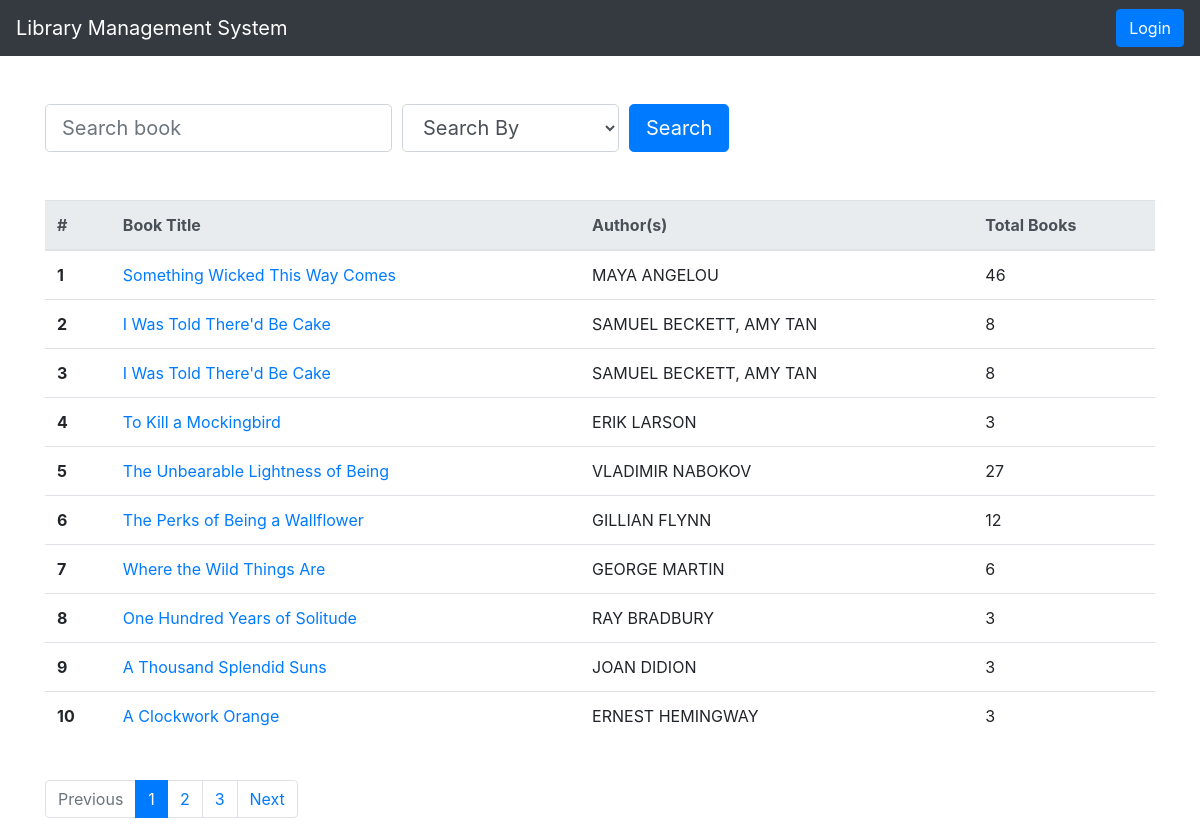
Before: /library/ with the older database file.
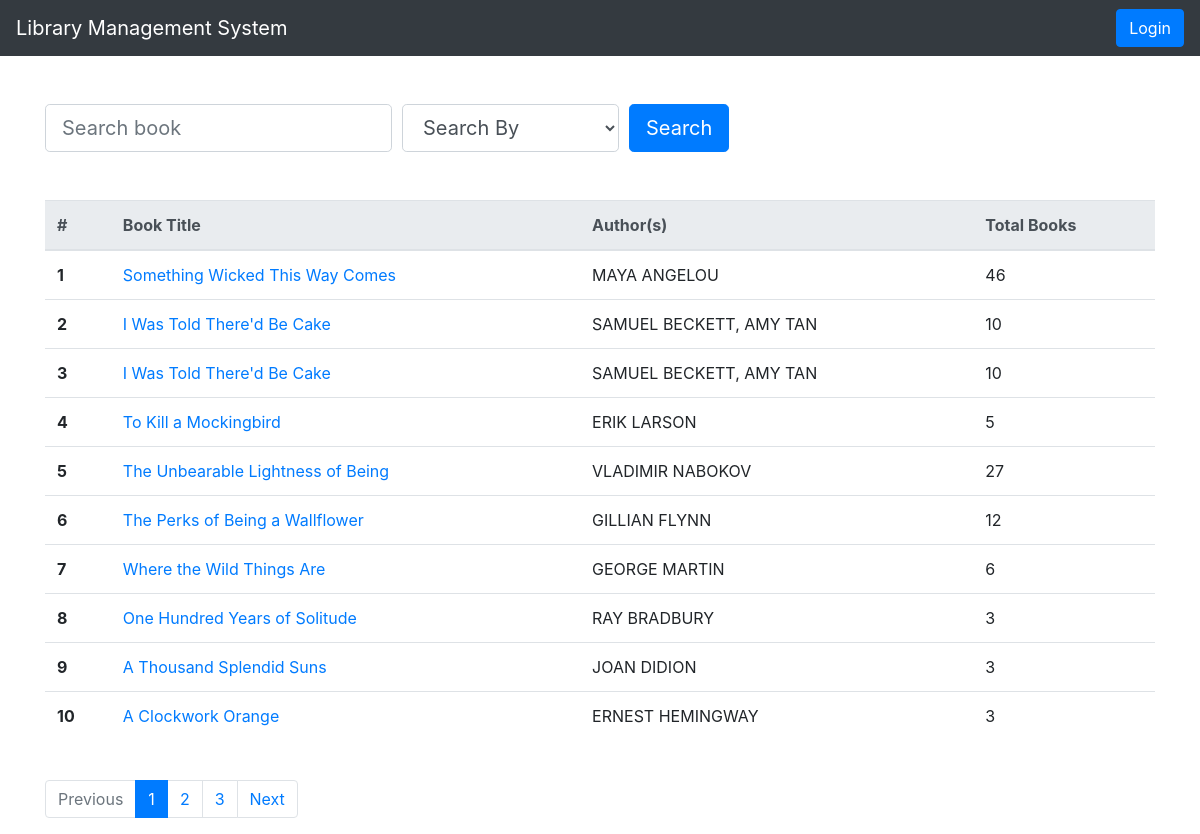
After: the same page with the newer database file.
### library/models.py (models this page shows, shortened)
class Book(models.Model):
    numeric = RegexValidator(r'^[0-9]*$', 'Only  numeric characters are allowed.')
    book_status = (('a', 'available'), ('l', 'lent'))
    title = models.CharField(max_length=250)
    isbn = models.CharField('ISBN', max_length=13, help_text='13 Character ISBN number', validators=[numeric])
    description = models.TextField(max_length=500)
    price = models.IntegerField()
    total_quantity = models.IntegerField()
    quantity = models.IntegerField(default=1)
    status = models.CharField(max_length=1, choices = book_status, blank = True, default = 'a')
    author = models.ManyToManyField(Author)
    category = models.ManyToManyField(Category)
    def get_absolute_url(self):
        return reverse('book_detail', args=[str(self.id)])
    def display_category(self):
        return ', '.join(category.name for category in self.category.all()[:3])
    display_category.short_description = "Category"
    def display_author(self):
        return ', '.join(author.firstname for author in self.author.all()[:3])
    display_author.short_description = "Author"

### library/views.py (the view)
# urls.py: path('', views.index, name='index'),
def index(request):
    context = []
    search_key = str(request.GET.get('search_key', "")).strip()
    filter_key = str(request.GET.get('filter_key', "")).strip()
    if filter_key == 'firstname':
        context = Book.objects.filter(author__firstname__contains = search_key)
    elif filter_key == 'lastname':
        context = Book.objects.filter(author__lastname__contains = search_key)
    elif filter_key == 'title':
        context = Book.objects.filter(title__contains = search_key)
    elif filter_key == 'isbn':
        context = Book.objects.filter(isbn = search_key)
    elif filter_key == 'status_a':
        context = Book.objects.filter(status = 'a', title__contains = search_key)
    elif filter_key == 'status_l':
        context = Book.objects.filter(status = 'l', title__contains = search_key)
    else:
        context = Book.objects.filter(Q(title__contains = search_key) | Q(author__firstname__contains = search_key) | Q(author__lastname__contains = search_key))
    paginator = Paginator(context, 10)
    page = request.GET.get('page')
    try:
        context = paginator.page(page)
    except PageNotAnInteger:
        context = paginator.page(1)
    except EmptyPage:
        context = paginator.page(paginator.num_pages)
    filter_list = [
        {'value': 'all', 'name': 'Search By'},
        {'value': 'firstname', 'name': 'Author Firstname'},
        {'value': 'lastname', 'name': 'Author Lastname'},
        {'value': 'title', 'name': 'Book Title'},
        {'value': 'isbn', 'name': 'ISBN'},
        {'value': 'status_a', 'name': 'Books Available'},
        {'value': 'status_l', 'name': 'Books Lent'}
    ]
    book_ids = []
    if request.user.is_authenticated:
        request_history = BookLendDetail.objects.filter(reader = request.user)
        for data in request_history:
            if data.status in ['p', 'l', 'r']:
                book_ids.append(data.book.id)
    return render(request, 'index.html', {'context' : context, 'filter_list': filter_list, 'book_ids': book_ids})

### library/models.py (called while the page is built)
    def __str__(self):
        return f'{self.firstname} {self.lastname}'

### library/templates/index.html (shortened to what this page needs)
{% extends "base.html" %}
{% load staticfiles %}
{% block content %}
  <form class="mt-4 mb-5" action="" method="GET">
    <div class="form-row align-items-center">
      <div class="col-auto">
        <div class="input-group">
          <input type="text" class="form-control form-control-lg" id="search_key" placeholder="Search book" value="{{ request.GET.search_key }}" name="search_key">
        </div>
      </div>
      <div class="col-auto">
       <select class="form-control form-control-lg" name="filter_key">
         {% for i in filter_list %}
            <option value="{{ i.value }}" {% if i.value == request.GET.filter_key %}selected{% endif %}>{{ i.name }}</option>
         {% endfor %}
       </select>
      </div>
      <div class="col-auto">
        <button type="submit" class="btn btn-primary btn-lg">Search</button>
      </div>
    </div>
  </form>
  {% if context %}
    <table class="table">
      <thead class="thead-light">
          <tr>
            <th scope="col">#</th>
            <th scope="col">Book Title</th>
            <th scope="col">Author(s)</th>
            <th scope="col">Total Books</th>
          </tr>
      </thead>
      <tbody>
        {% for book in context %}
        <tr>
          <th scope="col">{{ forloop.counter0|add:context.start_index }}</th>
          <td><a href="{{ book.get_absolute_url }}">{{ book.title }}</a></td>
          <td>{% for author in book.author.all %} {{ author }}{% if not forloop.last %}, {% endif %}{% endfor %}</td>
          <td>{{ book.total_quantity }}</td>
        </tr>
        {% endfor %}
      </tbody>
    </table>
  {% else %}
    <br><br>
    <p>No such record found!</p>
  {% endif %}
  <br>
  {% if context.has_other_pages %}
  <nav aria-label="Page navigation example">
    <ul class="pagination">
        {% if context.has_previous %}
            <li class="page-item"><a class="page-link" href="?page=
                    {{ context.previous_page_number }}{% if request.GET.filter_key %}&filter_key={{ request.GET.filter_key }}{% endif %}{% if request.GET.search_key %}&search_key={{ request.GET.search_key }}{% endif %}">Privious</a></li>
        {% else %}
            <li class="disabled page-item"><a class="page-link" href="#!">Previous</a></li>
        {% endif %}
        {% for num in context.paginator.page_range %}
            {% if context.number == num %}
                <li class="active page-item"><a class="page-link" href="#!">{{ num }}</a></li>
            {% else %}
                <li class="page-item"><a class="page-link"
                        href="?page={{ num }}{% if request.GET.filter_key %}&filter_key={{ request.GET.filter_key }}{% endif %}{% if request.GET.search_key %}&search_key={{ request.GET.search_key }}{% endif %}">{{ num }}</a></li>
            {% endif %}
        {% endfor %}
        {% if context.has_next %}
            <li class="page-item"><a class="page-link"
                    href="?page={{ context.next_page_number }}">Next</a></li>
        {% else %}
            <li class="disabled page-item"><a class="page-link" href="#!">Next</a></li>
        {% endif %}
      </ul>
    </nav>
    {% endif %}
{% endblock %}

Changed rows visible on the page:
changed Book "I Was Told There'd Be Cake": total_quantity "8" → "10"
changed Book "To Kill a Mockingbird": total_quantity "3" → "5"
